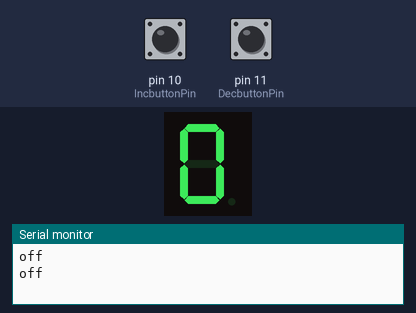
Bench run of a sketch on a simulated Arduino Uno, built with avr-gcc and run on an emulated ATmega328P. Shown: 1-digit seven-segment display, the last lines printed to the serial monitor. Wiring (inferred from the names in the program): 1-digit 7-segment display, segments lit when HIGH: segments pin 8, pin 9, pin 4, pin 5, pin 6, pin 2, pin 3. Inputs (shaded band) come from the test bench; at power-on: pin 10 (IncbuttonPin) HIGH, pin 11 (DecbuttonPin) HIGH. The segment pins are drawn as the display they are named for.

Above: at 1.2 s.
1.3 s: pin 10 (IncbuttonPin) pulled LOW for 0.15 s
At 2.2 s:
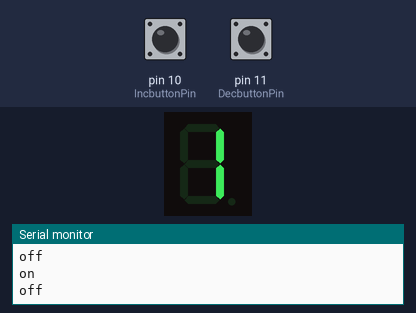
2.9 s: pin 10 (IncbuttonPin) pulled LOW for 1 s
At 3.5 s:
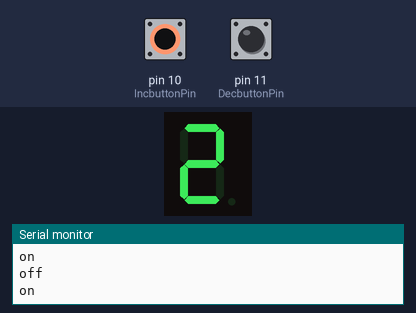
Timing chart, 0 to 5.9 s (numbered marks = the images above; inputs shaded):
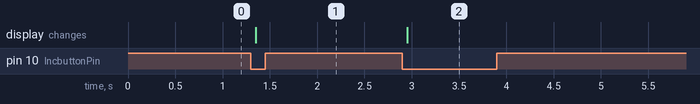

Measured:
- after the input at 1.3 s, the display: changes after 0.05 s (image 1)
- after the input at 2.9 s, the display: changes after 0.05 s (image 2)

The sketch:

Digits_with_Button.ino
```cpp
const int a = 8;                // For displaying Top Line
const int b = 9;                // For displaying Top Right Line
const int c = 4;                // For displaying Bottom Right Line
const int d = 5;                // For displaying Bottom Line
const int e = 6;                // For displaying Bottom Left Line
const int f = 2;                // For displaying Top Left Line
const int g = 3;                // For displaying Middle Line
bool buttonPress = false;            // Defaulted to false so numbers dont change on their own
const int IncbuttonPin = 10;         // Specific for the config of the button
const int DecbuttonPin = 11;         // Specific for the config of the button

// Variables will change:
int Pushes = 0;                 // Button Press Counter
int currentIncButtonState = 0;         // current state of the button
int currentDecButtonState = 0;         // current state of the button
int previousIncButtonState = 0;     // previous state of the button
int previousDecButtonState = 0;     // previous state of the button

void setup()
{
  pinMode(a, OUTPUT);           // Top Line
  pinMode(b, OUTPUT);           // Top Right Line
  pinMode(c, OUTPUT);           // Bottom Right Line
  pinMode(d, OUTPUT);           // Bottom Line
  pinMode(e, OUTPUT);           // Bottom Left Line
  pinMode(f, OUTPUT);           // Top Left Line
  pinMode(g, OUTPUT);           // Middle Line
  pinMode( IncbuttonPin , INPUT_PULLUP ); //Connect a button with external pull down resistor
  pinMode( DecbuttonPin , INPUT_PULLUP ); //Connect a button with external pull down resistor
  Serial.begin(9600);           // Sets the data rate in bits per second
  displayNumbers(Pushes);  // Displays the number onto Arduino
}

void loop()
{
  currentIncButtonState = digitalRead(IncbuttonPin);     // Confirms the Arduino pin number we're reading
  currentDecButtonState = digitalRead(DecbuttonPin);     // Confirms the Arduino pin number we're reading
  checkIncButtonPress();                          // Function that allows numbers to increment up to 9 and no higher
  checkDecButtonPress();                          // Function that brings the numbers back to 0
  if( buttonPress )
  {
    buttonPress = false;
    turnOff();
    displayNumbers(Pushes);
  }
}

void checkIncButtonPress()
{
   // compare the IncbuttonState to its previous state
  if (currentIncButtonState != previousIncButtonState)
  {
    // if the state has changed, increment the counter
    if (currentIncButtonState == LOW)
    {
      // if the current state is HIGH then the button went from off to on:
      buttonPress = true;
      Pushes++;
      if( Pushes > 9) Pushes =0 ;
      Serial.println("on");       // print as a String
    }
    else
    {
      // if the current state is LOW then the button went from on to off:
      Serial.println("off");      // prints as a String
    }
    // Delay a little bit to avoid bouncing
    delay(50);
  }
  // save the current state as the last state, for next time through the loop
  previousIncButtonState = currentIncButtonState;
}

void checkDecButtonPress()
{
   // compare the IncbuttonState to its previous state
  if (currentDecButtonState != previousDecButtonState)
  {
    // if the state has changed, increment the counter
    if (currentDecButtonState == LOW)
    {
      // if the current state is HIGH then the button went from off to on:
      buttonPress = true;
      Pushes--;
      if( Pushes < 0) Pushes =9 ;
      Serial.println("on");
    }
    else
    {
      // if the current state is LOW then the button went from on to off:
      Serial.println("off");
    }
    // Delay a little bit to avoid bouncing
    delay(50);
  }
  // save the current state as the last state, for next time through the loop
  previousDecButtonState = currentDecButtonState;
}

void displayNumbers(int numbers)
{
 //Conditions for displaying Top Line
 if(numbers!=1 && numbers != 4)
 digitalWrite(a,HIGH);

 //Conditions for displaying Top Right Line
 if(numbers != 5 && numbers != 6)
 digitalWrite(b,HIGH);

 //Conditions for displaying Bottom Right Line
 if(numbers !=2)
 digitalWrite(c,HIGH);

 //Conditions for displaying Bottom Line
 if(numbers != 1 && numbers !=4 && numbers !=7)
 digitalWrite(d,HIGH);

 //Conditions for displaying Bottom Left Line
 if(numbers == 2 || numbers ==6 || numbers == 8 || numbers==0)
 digitalWrite(e,HIGH);

 //Conditions for displaying Top Left Line
 if(numbers != 1 && numbers !=2 && numbers!=3 && numbers !=7)
 digitalWrite(f,HIGH);

 //Conditions for displaying Middle Line
 if (numbers!=0 && numbers!=1 && numbers !=7)
 digitalWrite(g,HIGH);
}
void turnOff()
{
  // Function that turns off all of the lights
  digitalWrite(a,LOW);
  digitalWrite(b,LOW);
  digitalWrite(c,LOW);
  digitalWrite(d,LOW);
  digitalWrite(e,LOW);
  digitalWrite(f,LOW);
  digitalWrite(g,LOW);
}
```
